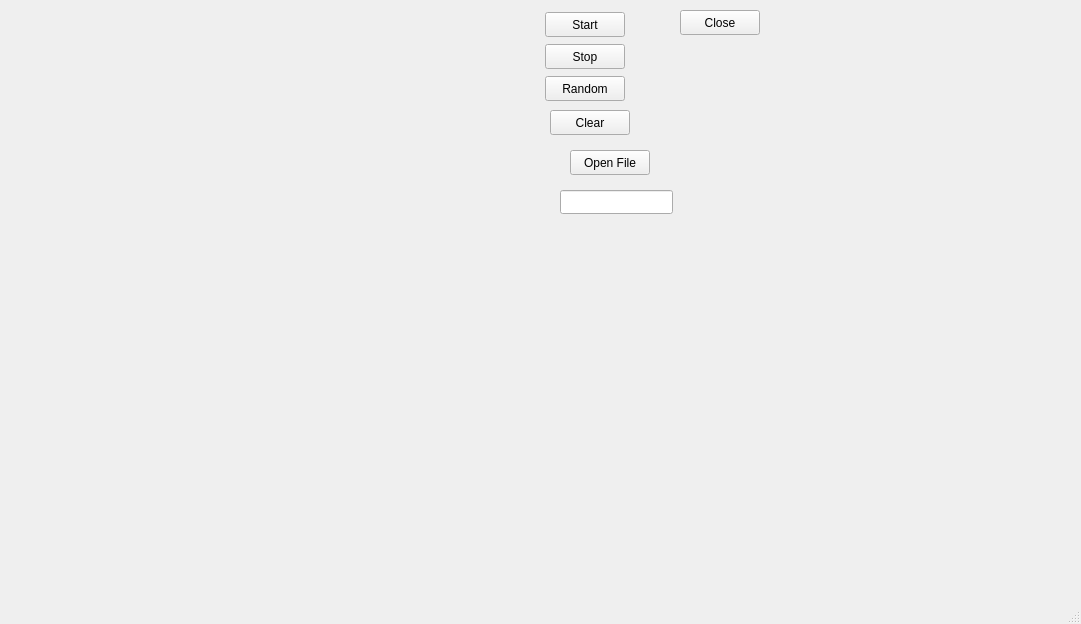
<?xml version="1.0" encoding="UTF-8"?>
<ui version="4.0">
 <class>MainWindow</class>
 <widget class="QMainWindow" name="MainWindow">
  <property name="windowModality">
   <enum>Qt::ApplicationModal</enum>
  </property>
  <property name="geometry">
   <rect>
    <x>0</x>
    <y>0</y>
    <width>1081</width>
    <height>624</height>
   </rect>
  </property>
  <property name="minimumSize">
   <size>
    <width>0</width>
    <height>0</height>
   </size>
  </property>
  <property name="windowTitle">
   <string>MainWindow</string>
  </property>
  <widget class="QWidget" name="centralwidget">
   <widget class="QPushButton" name="pushButton">
    <property name="geometry">
     <rect>
      <x>545</x>
      <y>12</y>
      <width>80</width>
      <height>25</height>
     </rect>
    </property>
    <property name="sizePolicy">
     <sizepolicy hsizetype="Preferred" vsizetype="Preferred">
      <horstretch>0</horstretch>
      <verstretch>0</verstretch>
     </sizepolicy>
    </property>
    <property name="text">
     <string>Start</string>
    </property>
   </widget>
   <widget class="QPushButton" name="pushButton_2">
    <property name="geometry">
     <rect>
      <x>545</x>
      <y>44</y>
      <width>80</width>
      <height>25</height>
     </rect>
    </property>
    <property name="sizePolicy">
     <sizepolicy hsizetype="Preferred" vsizetype="Preferred">
      <horstretch>0</horstretch>
      <verstretch>0</verstretch>
     </sizepolicy>
    </property>
    <property name="text">
     <string>Stop</string>
    </property>
   </widget>
   <widget class="QPushButton" name="pushButton_3">
    <property name="geometry">
     <rect>
      <x>545</x>
      <y>76</y>
      <width>80</width>
      <height>25</height>
     </rect>
    </property>
    <property name="sizePolicy">
     <sizepolicy hsizetype="Preferred" vsizetype="Preferred">
      <horstretch>0</horstretch>
      <verstretch>0</verstretch>
     </sizepolicy>
    </property>
    <property name="text">
     <string>Random</string>
    </property>
   </widget>
   <widget class="QPaintWidget" name="widget" native="true">
    <property name="geometry">
     <rect>
      <x>11</x>
      <y>11</y>
      <width>526</width>
      <height>552</height>
     </rect>
    </property>
    <property name="sizePolicy">
     <sizepolicy hsizetype="Preferred" vsizetype="Preferred">
      <horstretch>0</horstretch>
      <verstretch>0</verstretch>
     </sizepolicy>
    </property>
   </widget>
   <widget class="QPushButton" name="pushButton_4">
    <property name="geometry">
     <rect>
      <x>680</x>
      <y>10</y>
      <width>80</width>
      <height>25</height>
     </rect>
    </property>
    <property name="text">
     <string>Close</string>
    </property>
   </widget>
   <widget class="QPushButton" name="pushButton_5">
    <property name="geometry">
     <rect>
      <x>550</x>
      <y>110</y>
      <width>80</width>
      <height>25</height>
     </rect>
    </property>
    <property name="text">
     <string>Clear</string>
    </property>
   </widget>
   <widget class="QPushButton" name="pushButton_6">
    <property name="geometry">
     <rect>
      <x>570</x>
      <y>150</y>
      <width>80</width>
      <height>25</height>
     </rect>
    </property>
    <property name="text">
     <string>Open File</string>
    </property>
   </widget>
   <widget class="QLineEdit" name="lineEdit">
    <property name="geometry">
     <rect>
      <x>560</x>
      <y>190</y>
      <width>113</width>
      <height>24</height>
     </rect>
    </property>
   </widget>
  </widget>
  <widget class="QMenuBar" name="menubar">
   <property name="geometry">
    <rect>
     <x>0</x>
     <y>0</y>
     <width>1081</width>
     <height>25</height>
    </rect>
   </property>
  </widget>
  <widget class="QStatusBar" name="statusbar"/>
 </widget>
 <customwidgets>
  <customwidget>
   <class>QPaintWidget</class>
   <extends>QWidget</extends>
   <header>qpaintwidget.h</header>
   <container>1</container>
  </customwidget>
 </customwidgets>
 <resources/>
 <connections/>
</ui>
